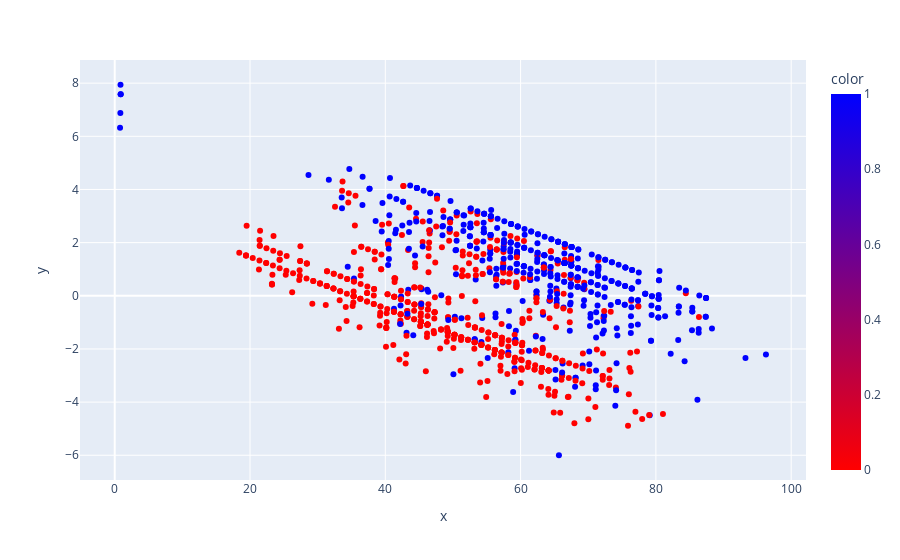

Here is the notebook cell this chart was saved with:
### Code cell
#4.3

from sklearn.decomposition import TruncatedSVD
import pandas as pd

# Load your dataset
data = pd.read_csv('mammographic_masses_data.csv')

# Handle missing values (e.g., fill with 0 or mean)
data = data.fillna(0)

# Select specific columns for Truncated SVD
columns_for_svd = ['BA', 'Margin', 'Density', 'Age', 'Shape', 'Severity']
X = data[columns_for_svd].values

# Number of components to reduce to
n_components = 2

# Apply Truncated SVD
svd = TruncatedSVD(n_components=n_components)
X_svd = svd.fit_transform(X)

fig_svd = px.scatter(x=X_svd[:, 0], y=X_svd[:, 1], color=data['Severity'], color_continuous_scale=px.colors.sequential.Bluered_r)

fig_svd.show()


# Print the transformed dataset
print(X_svd)

### Figure 1 — Plotly figure (JSON) as saved in the notebook; plotly's stock layout.template omitted (floating-point values rounded to 4 significant figures; data arrays with more than 128 entries replaced by an {"elided": "..."} marker saying what was removed)
{"data": [{"hovertemplate": "x=%{x}<br>y=%{y}<br>color=%{marker.color}<extra></extra>", "legendgroup": "", "marker": {"color": {"elided": "961 int values"}, "coloraxis": "coloraxis", "symbol": "circle"}, "mode": "markers", "name": "", "orientation": "v", "showlegend": false, "type": "scatter", "x": {"elided": "961 float values"}, "xaxis": "x", "y": {"elided": "961 float values"}, "yaxis": "y"}], "layout": {"coloraxis": {"colorbar": {"title": {"text": "color"}}, "colorscale": [[0, "rgb(255,0,0)"], [1, "rgb(0,0,255)"]]}, "legend": {"tracegroupgap": 0}, "margin": {"t": 60}, "xaxis": {"anchor": "y", "domain": [0, 1], "title": {"text": "x"}}, "yaxis": {"anchor": "x", "domain": [0, 1], "title": {"text": "y"}}}}
